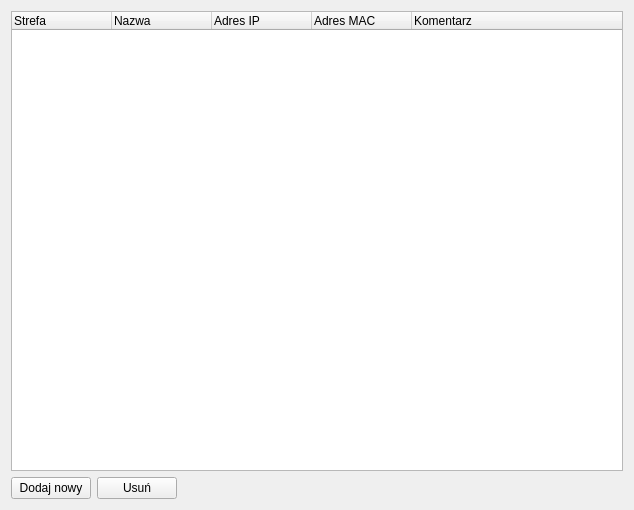
<?xml version="1.0" encoding="UTF-8"?>
<ui version="4.0">
 <class>widgetLSTHosts</class>
 <widget class="QWidget" name="widgetLSTHosts">
  <property name="geometry">
   <rect>
    <x>0</x>
    <y>0</y>
    <width>634</width>
    <height>510</height>
   </rect>
  </property>
  <property name="windowTitle">
   <string>Form</string>
  </property>
  <layout class="QVBoxLayout" name="verticalLayout">
   <item>
    <widget class="QTreeWidget" name="twHosts">
     <property name="rootIsDecorated">
      <bool>false</bool>
     </property>
     <column>
      <property name="text">
       <string>Strefa</string>
      </property>
     </column>
     <column>
      <property name="text">
       <string>Nazwa</string>
      </property>
     </column>
     <column>
      <property name="text">
       <string>Adres IP</string>
      </property>
     </column>
     <column>
      <property name="text">
       <string>Adres MAC</string>
      </property>
     </column>
     <column>
      <property name="text">
       <string>Komentarz</string>
      </property>
     </column>
    </widget>
   </item>
   <item>
    <layout class="QHBoxLayout" name="horizontalLayout">
     <item>
      <widget class="QPushButton" name="bntAddHost">
       <property name="text">
        <string>Dodaj nowy</string>
       </property>
      </widget>
     </item>
     <item>
      <widget class="QPushButton" name="bntRemoveHost">
       <property name="text">
        <string>Usuń</string>
       </property>
      </widget>
     </item>
     <item>
      <spacer name="horizontalSpacer">
       <property name="orientation">
        <enum>Qt::Horizontal</enum>
       </property>
       <property name="sizeHint" stdset="0">
        <size>
         <width>40</width>
         <height>20</height>
        </size>
       </property>
      </spacer>
     </item>
    </layout>
   </item>
  </layout>
 </widget>
 <resources/>
 <connections/>
</ui>
